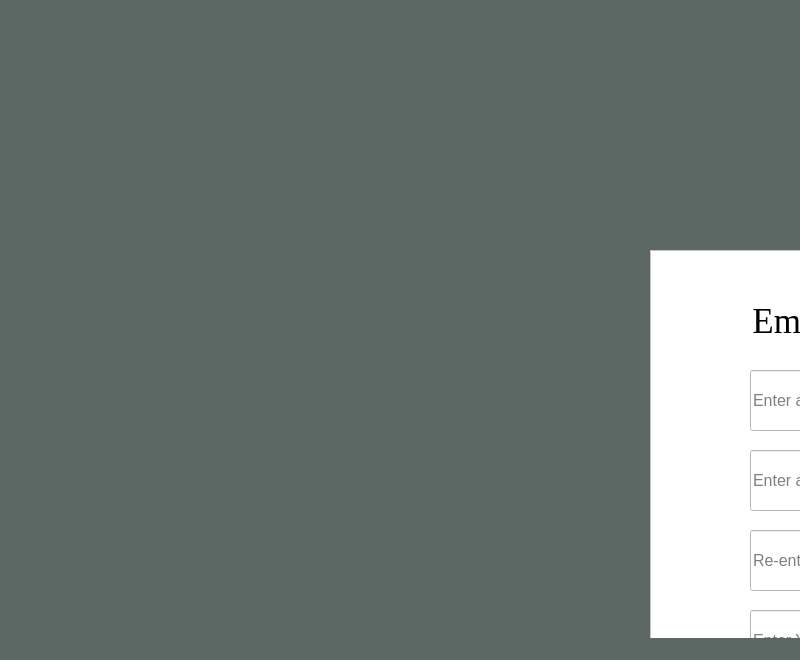
<?xml version="1.0" encoding="UTF-8"?>
<ui version="4.0">
 <class>MainWindow</class>
 <widget class="QMainWindow" name="MainWindow">
  <property name="geometry">
   <rect>
    <x>0</x>
    <y>0</y>
    <width>800</width>
    <height>660</height>
   </rect>
  </property>
  <property name="windowTitle">
   <string>MainWindow</string>
  </property>
  <property name="styleSheet">
   <string notr="true">background-color: rgb(90, 103, 99);</string>
  </property>
  <widget class="QWidget" name="centralwidget">
   <widget class="QFrame" name="frame">
    <property name="geometry">
     <rect>
      <x>650</x>
      <y>250</y>
      <width>601</width>
      <height>521</height>
     </rect>
    </property>
    <property name="cursor">
     <cursorShape>ArrowCursor</cursorShape>
    </property>
    <property name="styleSheet">
     <string notr="true">background-color: rgb(255, 255, 255);</string>
    </property>
    <property name="frameShape">
     <enum>QFrame::StyledPanel</enum>
    </property>
    <property name="frameShadow">
     <enum>QFrame::Raised</enum>
    </property>
    <widget class="QLineEdit" name="lineEdit">
     <property name="geometry">
      <rect>
       <x>100</x>
       <y>120</y>
       <width>421</width>
       <height>61</height>
      </rect>
     </property>
     <property name="font">
      <font>
       <pointsize>12</pointsize>
      </font>
     </property>
     <property name="placeholderText">
      <string>Enter a Username</string>
     </property>
    </widget>
    <widget class="QLineEdit" name="lineEdit_2">
     <property name="geometry">
      <rect>
       <x>100</x>
       <y>200</y>
       <width>421</width>
       <height>61</height>
      </rect>
     </property>
     <property name="font">
      <font>
       <pointsize>12</pointsize>
      </font>
     </property>
     <property name="echoMode">
      <enum>QLineEdit::Password</enum>
     </property>
     <property name="placeholderText">
      <string>Enter a Password</string>
     </property>
    </widget>
    <widget class="QLabel" name="label">
     <property name="geometry">
      <rect>
       <x>90</x>
       <y>40</y>
       <width>431</width>
       <height>61</height>
      </rect>
     </property>
     <property name="font">
      <font>
       <family>Times New Roman</family>
       <pointsize>26</pointsize>
      </font>
     </property>
     <property name="text">
      <string>Employee Registration Form</string>
     </property>
     <property name="alignment">
      <set>Qt::AlignCenter</set>
     </property>
    </widget>
    <widget class="QLineEdit" name="lineEdit_3">
     <property name="geometry">
      <rect>
       <x>100</x>
       <y>280</y>
       <width>421</width>
       <height>61</height>
      </rect>
     </property>
     <property name="font">
      <font>
       <pointsize>12</pointsize>
      </font>
     </property>
     <property name="echoMode">
      <enum>QLineEdit::Password</enum>
     </property>
     <property name="placeholderText">
      <string>Re-enter a Password</string>
     </property>
    </widget>
    <widget class="QLineEdit" name="lineEdit_4">
     <property name="geometry">
      <rect>
       <x>100</x>
       <y>360</y>
       <width>421</width>
       <height>61</height>
      </rect>
     </property>
     <property name="font">
      <font>
       <pointsize>12</pointsize>
      </font>
     </property>
     <property name="placeholderText">
      <string>Enter Your Name</string>
     </property>
    </widget>
    <widget class="QPushButton" name="pushButton_2">
     <property name="geometry">
      <rect>
       <x>100</x>
       <y>450</y>
       <width>181</width>
       <height>41</height>
      </rect>
     </property>
     <property name="font">
      <font>
       <family>Times New Roman</family>
       <pointsize>16</pointsize>
      </font>
     </property>
     <property name="styleSheet">
      <string notr="true">color: rgb(255, 255, 255);
background-color: rgb(170, 0, 0);</string>
     </property>
     <property name="text">
      <string>Cancel</string>
     </property>
    </widget>
    <widget class="QPushButton" name="pushButton">
     <property name="geometry">
      <rect>
       <x>340</x>
       <y>450</y>
       <width>181</width>
       <height>41</height>
      </rect>
     </property>
     <property name="font">
      <font>
       <family>Times New Roman</family>
       <pointsize>16</pointsize>
      </font>
     </property>
     <property name="styleSheet">
      <string notr="true">color: rgb(255,255,255);
background-color: rgb(0, 85, 0);</string>
     </property>
     <property name="text">
      <string>Submit</string>
     </property>
    </widget>
   </widget>
  </widget>
  <widget class="QStatusBar" name="statusbar"/>
 </widget>
 <resources/>
 <connections/>
</ui>
